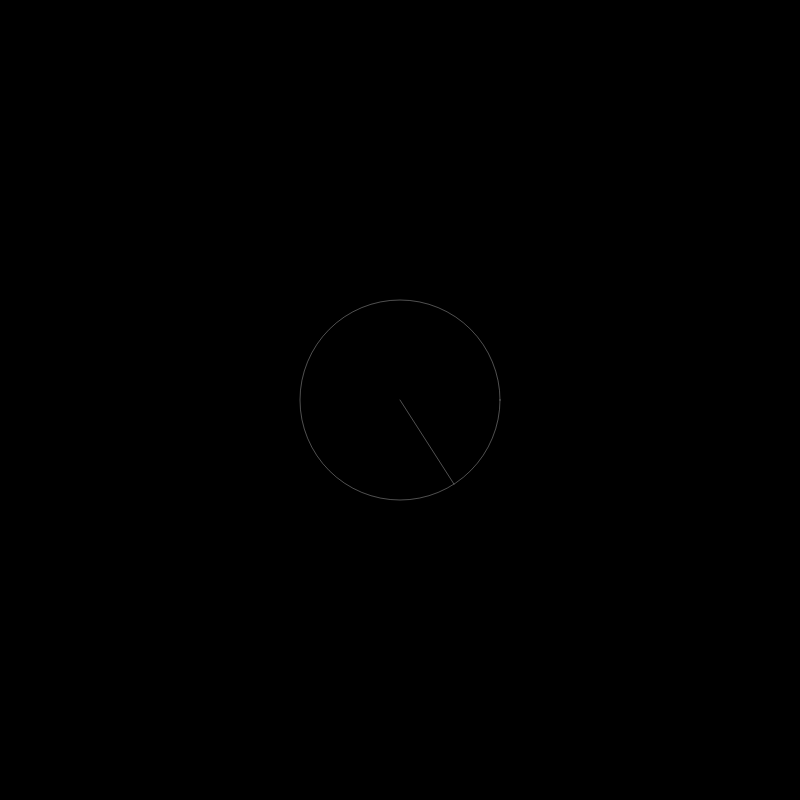
Frame 1 (no input)
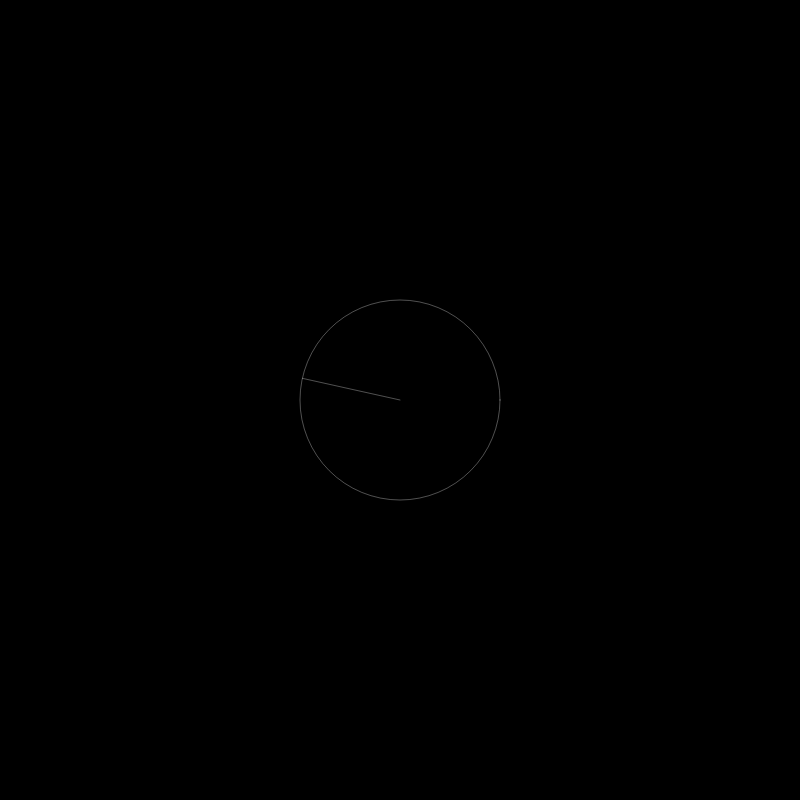
Frame 60 (no input)
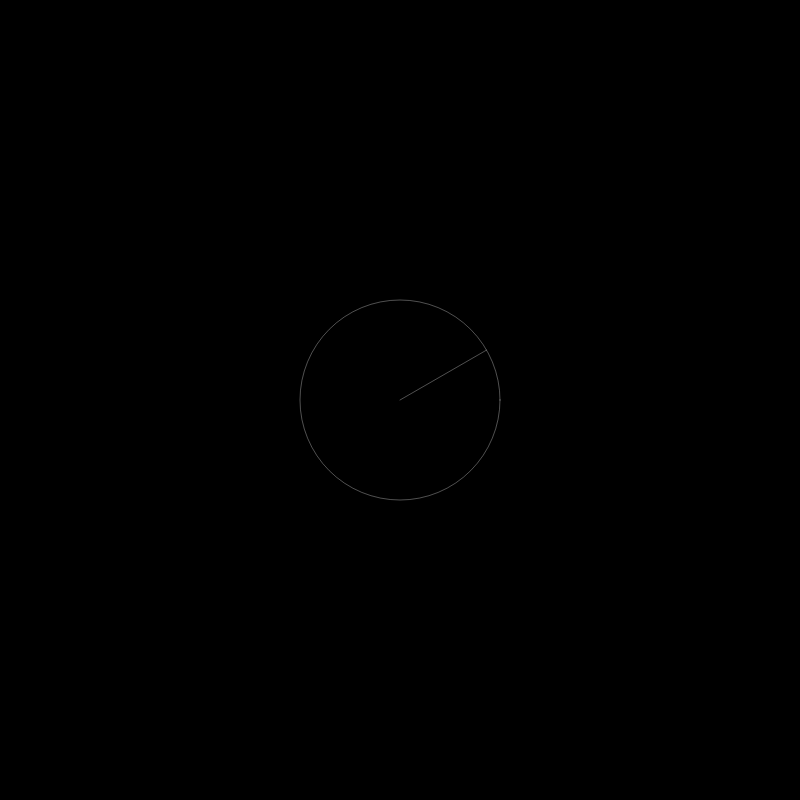
Frame 120 (the mouse pressed at the canvas centre since frame 60)

The p5.js sketch that drew these frames (run headless with seeded random() and noise() and a simulated clock; from frame 60 on, the mouse is pressed at the canvas centre):

// p5.js sketch
// ── sketch.js
let r;

function setup() {
	createCanvas(800,800);

	r = new Rotator(createVector(400, 400), 100, 4, 1);
}
   
function draw() {
	background(0);
	r.update(0.01);
	r.draw();
}

/**
 * Performs the Discrete Fourier Transformation (DFT) on an array of complex numbers.
 *
 * @param {Complex[]} x - The input array of complex numbers.
 * @returns {Object[]} - An array of objects representing the Fourier transform results.
 */
function dft(x) {
    let X = [];
    let N = x.length;

    for (let k = 0; k < N; k++) {
        let sum = new Complex(0, 0);
        for (let n = 0; n < N; n++) {
            let phi = (2.0 * PI * k * n) / N;
            let c = new Complex(cos(phi), -sin(phi));
            sum.add(x[n].mult(c));
        }
        sum.re = sum.re / N;
        sum.im = sum.im / N;

        let rps = k;
        let radius = sqrt(sum.re * sum.re + sum.im * sum.im);
        let startAtAngle = atan2(sum.im, sum.re);

        let f = {
            rel: sum.re,
            img: sum.im,
            radius: radius,
            rps: rps,
            startAtAngle: startAtAngle
        };

        X.push(f);
    }

    return X;
}
// ── complex.js
/**
 * Represents a complex number.
 * @class
 */
class Complex {
	/**
	 * Creates a new Complex instance.
	 * @constructor
	 * @param {number} re - The real part of the complex number.
	 * @param {number} im - The imaginary part of the complex number.
	 */
	constructor(re, im) {
		this.re = re;
		this.im = im;
	}

	/**
	 * Adds a complex number to the current complex number.
	 * @param {Complex} c - The complex number to be added.
	 */
	add(c) {
		this.re += c.re;
		this.im += c.im;
	}

	/**
	 * Multiplies the current complex number with another complex number.
	 * @param {Complex} c - The complex number to be multiplied with.
	 * @returns {Complex} The result of the multiplication.
	 */
	mult(c) {
		let re = this.re * c.re - this.im * c.im;
		let im = this.re * c.im + this.im * c.re;
		return new Complex(re, im);
	}
}
// ── patternsPath.js
let rabbitPath = 
[[591.7699890136719,329.3479919433594],[590.2604675292969,326.5184860229492],[588.641357421875,323.75],[586.9426422119141,321.02953338623047],[585.1834564208984,318.34765625],[583.3733673095703,315.69981384277344],[581.5234985351562,313.0796661376953],[579.6408538818359,310.48291015625],[577.72607421875,307.90977478027344],[575.7872161865234,305.35469818115234],[573.8194732666016,302.8218688964844],[571.8346557617188,300.30240631103516],[569.8339538574219,297.7955093383789],[567.8083953857422,295.3085708618164],[565.7680511474609,292.83385467529297],[563.7158050537109,290.36898040771484],[561.6414489746094,287.9225540161133],[559.5553741455078,285.48626708984375],[557.45849609375,283.0591812133789],[555.3407897949219,280.6502685546875],[553.2141571044922,278.24927520751953],[551.0742950439453,275.86000061035156],[548.9178619384766,273.4857177734375],[546.7528228759766,271.1192855834961],[544.5710754394531,268.7681884765625],[542.3762817382812,266.42933654785156],[540.1725158691406,264.0989303588867],[537.9481506347656,261.7881164550781],[535.7129821777344,259.48780822753906],[533.4664611816406,257.1985549926758],[531.1979217529297,254.93113708496094],[528.91748046875,252.6757583618164],[526.6234436035156,250.43408966064453],[524.3042755126953,248.21851348876953],[521.9732055664062,246.01543426513672],[519.6181030273438,243.8380126953125],[517.2401580810547,241.68560791015625],[514.8374481201172,239.56092071533203],[512.4067687988281,237.46823120117188],[509.94285583496094,235.41490936279297],[507.4425048828125,233.4061737060547],[504.8976593017578,231.45410919189453],[502.2972869873047,229.57684326171875],[499.62596130371094,227.8023681640625],[496.8600158691406,226.17980194091797],[494.005126953125,224.71907806396484],[492.4542236328125,222.76978302001953],[493.3587646484375,219.6925811767578],[494.2080535888672,216.59967803955078],[495.0008544921875,213.49182891845703],[495.7376251220703,210.37022399902344],[496.4179992675781,207.23583602905273],[497.0414733886719,204.08963775634766],[497.6075897216797,200.93260192871094],[498.1161193847656,197.76580429077148],[498.56610107421875,194.59012603759766],[498.95703125,191.40666580200195],[499.2895965576172,188.21659088134766],[499.5637969970703,185.02098846435547],[499.77976989746094,181.8209342956543],[499.9376983642578,178.61745834350586],[500.0366668701172,175.41159057617188],[500.0749816894531,172.20445251464844],[500.0567169189453,168.99714279174805],[499.97862243652344,165.7907371520996],[499.8399200439453,162.58635711669922],[499.6393280029297,159.38529586791992],[499.3736877441406,156.18892669677734],[499.04290771484375,152.9986572265625],[498.6464385986328,149.81591796875],[498.1836395263672,146.64212799072266],[497.64942932128906,143.47958755493164],[497.0465087890625,140.32939529418945],[496.3722229003906,137.1937713623047],[495.62547302246094,134.07454681396484],[494.80511474609375,130.97391891479492],[493.91197204589844,127.8934326171875],[492.941650390625,124.83636093139648],[491.8961639404297,121.80426025390625],[490.77276611328125,118.80022048950195],[489.57305908203125,115.82576942443848],[488.2981872558594,112.88284683227539],[486.94371032714844,109.97564125061035],[485.51109313964844,107.1062126159668],[484.00340270996094,104.27544212341309],[482.4127197265625,101.49038505554199],[480.74449157714844,98.75120162963867],[478.99830627441406,96.06103897094727],[477.1732940673828,93.42366790771484],[475.2691345214844,90.84291648864746],[473.2859191894531,88.32233810424805],[471.2212677001953,85.86808967590332],[469.0752716064453,83.48458290100098],[466.8439483642578,81.18081283569336],[464.5218505859375,78.96859550476074],[462.0974884033203,76.86943435668945],[459.59356689453125,76.61359596252441],[457.2286682128906,78.77967643737793],[454.96617126464844,81.05272483825684],[452.7924346923828,83.410888671875],[450.7007293701172,85.8421688079834],[448.6882629394531,88.33944702148438],[446.7515563964844,90.89595985412598],[444.89280700683594,93.50970458984375],[443.10894775390625,96.17512512207031],[441.399658203125,98.88905143737793],[439.7674102783203,101.64996147155762],[438.20945739746094,104.45331764221191],[436.7238311767578,107.29573822021484],[435.31373596191406,110.17643356323242],[433.9795837402344,113.09296607971191],[432.71583557128906,116.04079818725586],[431.53123474121094,119.0212287902832],[430.4161682128906,122.02840423583984],[429.37672424316406,125.06249618530273],[428.4069061279297,128.1197052001953],[427.51197814941406,131.19968795776367],[426.68983459472656,134.2998809814453],[425.93695068359375,137.41759490966797],[425.2569885253906,140.55206298828125],[424.6441345214844,143.70033264160156],[424.1025085449219,146.86159133911133],[423.6273498535156,150.03357315063477],[423.2179260253906,153.2146759033203],[422.87652587890625,156.40382385253906],[422.59893798828125,159.59916305541992],[422.38438415527344,162.79930877685547],[422.2317657470703,166.00309371948242],[422.1401672363281,169.20909881591797],[422.1084899902344,172.41635131835938],[422.1365509033203,175.62362670898438],[422.2233428955078,178.82983779907227],[422.36895751953125,182.03382873535156],[422.5735321044922,185.2347068786621],[422.8368835449219,188.43122482299805],[423.15892028808594,191.62240982055664],[423.5394592285156,194.8071403503418],[423.97813415527344,197.9843635559082],[424.4759979248047,201.1528663635254],[425.0315399169922,204.3117904663086],[425.64393615722656,207.46017456054688],[426.31263732910156,210.5970230102539],[427.0419464111328,213.72032165527344],[427.82257080078125,216.83119201660156],[428.6573944091797,219.92789459228516],[426.43609619140625,221.17088317871094],[423.33245849609375,221.9792251586914],[420.2674560546875,222.92340850830078],[417.25184631347656,224.01485443115234],[416.0932922363281,221.78826904296875],[415.3740539550781,218.66261291503906],[414.6000213623047,215.550048828125],[413.77064514160156,212.45174407958984],[412.8838195800781,209.36940383911133],[411.9427490234375,206.30322265625],[410.9480285644531,203.25402450561523],[409.8970947265625,200.22369766235352],[408.7903137207031,197.21339797973633],[407.6314392089844,194.22271347045898],[406.4159393310547,191.25463104248047],[405.1468811035156,188.3090362548828],[403.82579803466797,185.3863182067871],[402.44820404052734,182.48992156982422],[401.02210998535156,179.6170883178711],[399.53822326660156,176.77359771728516],[398.0080337524414,173.95481491088867],[396.42073822021484,171.16774368286133],[394.7879638671875,168.40710830688477],[393.1019515991211,165.6786651611328],[391.3668670654297,162.9811782836914],[389.5816116333008,160.31658172607422],[387.7457046508789,157.68659210205078],[385.85884857177734,155.0929718017578],[383.91934967041016,152.53850173950195],[381.9273223876953,150.0246925354004],[379.8836364746094,147.5527687072754],[377.7881317138672,145.12458419799805],[375.63790130615234,142.7447738647461],[373.4363784790039,140.41229629516602],[371.18115997314453,138.13176345825195],[368.87439727783203,135.90331268310547],[366.51407623291016,133.73172760009766],[364.1027603149414,131.61688232421875],[361.6402893066406,129.56178665161133],[359.1236877441406,127.57350158691406],[356.5614242553711,125.64446258544922],[353.9477081298828,123.78590774536133],[351.2879867553711,121.99345397949219],[348.5788269042969,120.27685165405273],[345.82647705078125,118.63042449951172],[343.02787017822266,117.06378555297852],[340.18616485595703,115.57684898376465],[337.30360412597656,114.1707878112793],[334.3811950683594,112.8494701385498],[331.42047119140625,111.6164608001709],[328.4233093261719,110.4749526977539],[325.39186096191406,109.42770957946777],[322.3268356323242,108.48329734802246],[319.2312545776367,107.64458847045898],[316.1061706542969,106.92376518249512],[312.95318603515625,106.33728981018066],[309.7734909057617,105.92230987548828],[308.5338668823242,108.56281089782715],[307.74058532714844,111.67020225524902],[307.07861328125,114.80829811096191],[306.5319519042969,117.96863555908203],[306.09075927734375,121.14537811279297],[305.7480773925781,124.33429718017578],[305.5003128051758,127.53193664550781],[305.3460693359375,130.73551559448242],[305.28356170654297,133.94226455688477],[305.3104782104492,137.1494140625],[305.42420959472656,140.35465240478516],[305.62162017822266,143.55573654174805],[305.90145111083984,146.75083541870117],[306.2688522338867,149.93696212768555],[306.7113494873047,153.11355590820312],[307.23986053466797,156.2769317626953],[307.8396911621094,159.42761611938477],[308.5244140625,162.56093978881836],[309.27832794189453,165.6783676147461],[310.1069030761719,168.77678680419922],[311.00828552246094,171.8548812866211],[311.9825897216797,174.91064834594727],[313.0245056152344,177.94404220581055],[314.1352005004883,180.9529571533203],[315.31011962890625,183.93733596801758],[316.5514831542969,186.89471817016602],[317.8539581298828,189.82573318481445],[319.21656036376953,192.7292938232422],[320.6402053833008,195.60332870483398],[322.12059020996094,198.44863891601562],[323.65625,201.26443481445312],[325.24571990966797,204.0503044128418],[326.88746643066406,206.8056182861328],[328.5793151855469,209.53049087524414],[330.3254089355469,212.2208480834961],[332.11512756347656,214.88235473632812],[333.9523162841797,217.51140594482422],[335.8408432006836,220.10367584228516],[337.7770233154297,222.66069793701172],[339.75838470458984,225.18279266357422],[341.7840576171875,227.6694564819336],[343.85438537597656,230.1190185546875],[345.9732360839844,232.52692413330078],[348.13356018066406,234.89752197265625],[350.3343963623047,237.2305145263672],[352.57970428466797,239.52082061767578],[354.8661651611328,241.77008819580078],[357.1900939941406,243.98069763183594],[359.5559997558594,246.1461944580078],[361.95914459228516,248.2703094482422],[364.39847564697266,250.35281372070312],[366.87664794921875,252.3890380859375],[369.38736724853516,254.3848419189453],[371.93582916259766,256.3320541381836],[374.5155334472656,258.23795318603516],[377.1300506591797,260.0958557128906],[379.77567291259766,261.9091262817383],[380.2614059448242,264.4087448120117],[379.2581253051758,267.4549331665039],[378.3556442260742,270.53247833251953],[377.5529327392578,273.6376037597656],[376.54198455810547,275.9610290527344],[373.95740509033203,274.061767578125],[371.33851623535156,272.2102737426758],[368.6892776489258,270.4023132324219],[366.01016998291016,268.63877868652344],[363.29949951171875,266.92417907714844],[360.5614318847656,265.25389099121094],[357.79610443115234,263.62899017333984],[355.0023498535156,262.05355072021484],[352.18383026123047,260.52278900146484],[349.34033966064453,259.0390625],[346.47171783447266,257.60445404052734],[343.5809631347656,256.2149124145508],[340.6670455932617,254.87460327148438],[337.7315216064453,253.5821762084961],[334.7765197753906,252.33513641357422],[331.8000030517578,251.1402130126953],[328.8056106567383,249.9910888671875],[325.7929992675781,248.89035034179688],[322.7626724243164,247.8396453857422],[319.7168731689453,246.83441925048828],[316.6542510986328,245.8817901611328],[313.57762145996094,244.9754409790039],[310.48680114746094,244.11843872070312],[307.38268280029297,243.31117248535156],[304.2667999267578,242.55030059814453],[301.1385803222656,241.8422088623047],[298.00047302246094,241.1793441772461],[294.85176849365234,240.56903076171875],[291.69429779052734,240.00513458251953],[288.52831268310547,239.49168395996094],[285.35486602783203,239.02664184570312],[282.17455291748047,238.61019134521484],[278.98822021484375,238.24365997314453],[275.79676055908203,237.92427825927734],[272.6006317138672,237.65579986572266],[269.4009552001953,237.4333724975586],[266.19823455810547,237.26239776611328],[262.9933166503906,237.1367645263672],[259.7867736816406,237.06246948242188],[256.5794982910156,237.03326416015625],[253.37222290039062,237.05416107177734],[250.16551971435547,237.12229919433594],[246.96021270751953,237.2377471923828],[243.75696563720703,237.4018096923828],[240.5567169189453,237.61579132080078],[237.3601531982422,237.87763214111328],[234.16777801513672,238.1874237060547],[230.98041534423828,238.54539489746094],[227.79898071289062,238.95301055908203],[224.6243896484375,239.41040802001953],[221.45712280273438,239.9162368774414],[218.29793548583984,240.47056579589844],[215.14776611328125,241.0734634399414],[212.0073013305664,241.7249526977539],[208.87757110595703,242.4266815185547],[205.7593879699707,243.1776885986328],[202.65325546264648,243.97735595703125],[199.56007766723633,244.8256378173828],[196.48064422607422,245.7225112915039],[193.41581344604492,246.66797637939453],[190.36626052856445,247.6619873046875],[187.3331184387207,248.70475006103516],[184.31756591796875,249.79711151123047],[181.31982040405273,250.937744140625],[178.34088897705078,252.12653350830078],[175.38156127929688,253.36341094970703],[172.44278717041016,254.6481704711914],[169.52527618408203,255.9807891845703],[166.6301155090332,257.3610153198242],[163.75803756713867,258.78878021240234],[160.90998077392578,260.26392364501953],[158.08692932128906,261.78614807128906],[155.28955841064453,263.35538482666016],[152.51903533935547,264.9713821411133],[149.77617263793945,266.6339569091797],[147.06220626831055,268.3432922363281],[144.37774276733398,270.0986328125],[141.7237319946289,271.8997039794922],[139.10124969482422,273.7461624145508],[136.5110740661621,275.63782501220703],[133.95432662963867,277.5743942260742],[131.43195724487305,279.55541229248047],[128.94482421875,281.5807876586914],[126.49418640136719,283.6498794555664],[124.0807876586914,285.7625503540039],[121.70587539672852,287.91825103759766],[119.37041091918945,290.1165466308594],[117.07534408569336,292.35711669921875],[114.82181358337402,294.6394805908203],[112.61096382141113,296.96297454833984],[110.44364166259766,299.3273696899414],[108.32108879089355,301.7319107055664],[106.24425506591797,304.17616271972656],[104.21463966369629,306.6596908569336],[102.23312950134277,309.1818313598633],[100.30073165893555,311.74169158935547],[98.41848754882812,314.3386764526367],[96.58749580383301,316.97203063964844],[94.8088321685791,319.6410446166992],[93.08357810974121,322.3448028564453],[91.41278648376465,325.0825729370117],[89.79749870300293,327.8534622192383],[88.23876762390137,330.65660095214844],[86.73761749267578,333.49095916748047],[85.2950496673584,336.3556213378906],[83.91205406188965,339.2494888305664],[81.36247634887695,338.3007049560547],[78.4245662689209,337.02017974853516],[75.34242630004883,336.14131927490234],[72.17083930969238,335.680419921875],[68.96617317199707,335.6442565917969],[65.78852081298828,336.0579833984375],[62.7011079788208,336.9164047241211],[59.76175308227539,338.19317626953125],[57.02180004119873,339.85572814941406],[54.51909160614014,341.85791778564453],[52.28860950469971,344.15955352783203],[50.35952186584473,346.71923065185547],[48.75661659240723,349.49485778808594],[47.507439613342285,352.4465866088867],[46.635751724243164,355.5309295654297],[46.16054439544678,358.700439453125],[46.09630298614502,361.90478515625],[46.444878578186035,365.0908203125],[47.1975736618042,368.20629119873047],[48.33279609680176,371.2036590576172],[49.826873779296875,374.03934478759766],[51.65667533874512,376.67089080810547],[53.796199798583984,379.05751037597656],[56.21558380126953,381.1597442626953],[58.88578510284424,382.9321594238281],[61.7672758102417,384.3347930908203],[64.81360721588135,385.3293991088867],[67.97021389007568,385.8812789916992],[70.30981826782227,386.7193069458008],[69.66868019104004,389.8616943359375],[68.93685340881348,392.98451232910156],[68.27935028076172,396.1232147216797],[67.85022258758545,399.3010559082031],[67.52255821228027,402.4916687011719],[67.22851657867432,405.6855773925781],[66.96018409729004,408.88177490234375],[66.71617031097412,412.0799865722656],[66.49047565460205,415.2792510986328],[66.28178405761719,418.4798889160156],[66.10206604003906,421.68231201171875],[65.92971229553223,424.8851013183594],[65.78457260131836,428.0892639160156],[65.6591567993164,431.29425048828125],[65.55368518829346,434.4999237060547],[65.46838665008545,437.70619201660156],[65.40351581573486,440.9130554199219],[65.35973644256592,444.12010192871094],[65.33951473236084,447.3274230957031],[65.34146881103516,450.5348815917969],[65.3660078048706,453.74220275878906],[65.41356658935547,456.94920349121094],[65.48463726043701,460.1558380126953],[65.57974052429199,463.3617858886719],[65.699462890625,466.56700134277344],[65.85152912139893,469.7708435058594],[66.03086376190186,472.9731750488281],[66.23815059661865,476.1738586425781],[66.47433662414551,479.3724822998047],[66.74048614501953,482.5687713623047],[67.04250717163086,485.7619934082031],[67.37931251525879,488.95164489746094],[67.75214958190918,492.1373596191406],[68.16603088378906,495.3179473876953],[68.62011528015137,498.4929962158203],[69.1154899597168,501.661865234375],[69.66064643859863,504.8225402832031],[70.25278091430664,507.9748840332031],[70.89495468139648,511.11729431152344],[71.59684371948242,514.2468872070312],[72.35667419433594,517.3629302978516],[73.17879486083984,520.463134765625],[74.07027816772461,523.5440673828125],[75.03800773620605,526.6017913818359],[76.08480453491211,529.6333770751953],[77.2175407409668,532.6338806152344],[78.44383811950684,535.5973510742188],[79.77213668823242,538.5165100097656],[81.21095085144043,541.3828430175781],[82.77131843566895,544.1848602294922],[84.46222305297852,546.9099731445312],[86.29362106323242,549.5425262451172],[88.27486801147461,552.0641174316406],[90.41377449035645,554.4533233642578],[92.71863746643066,556.6825866699219],[95.1885757446289,558.7272338867188],[97.82182693481445,560.5565490722656],[100.60636901855469,562.14599609375],[103.5261287689209,563.4703063964844],[106.55622100830078,564.5181274414062],[109.67014694213867,565.2814025878906],[112.83970832824707,565.7648468017578],[116.03869247436523,565.9819183349609],[119.2460708618164,566],[122.45352935791016,566],[125.6609878540039,566],[128.86844635009766,566],[132.0759048461914,566],[135.28336334228516,566],[138.4908218383789,566],[141.69818878173828,566],[144.90564727783203,566],[148.11310577392578,566],[151.32056427001953,566],[154.52802276611328,566],[157.73548126220703,566],[160.94293975830078,566],[164.15039825439453,566],[167.35785675048828,566],[170.56522369384766,566],[173.7726821899414,566],[176.98014068603516,566],[180.1875991821289,566],[183.39505767822266,566],[186.6025161743164,566],[189.80997467041016,566],[193.0174331665039,566],[196.22489166259766,566],[199.4323501586914,566],[202.63980865478516,566],[205.8472671508789,566],[209.05472564697266,566],[212.2621841430664,566],[215.4694595336914,566],[218.67691802978516,566],[221.8843765258789,566],[225.09183502197266,566],[228.2992935180664,566],[231.50675201416016,566],[234.7142105102539,566],[237.92166900634766,566],[241.1291275024414,566],[244.33658599853516,566],[247.5440444946289,566],[250.75150299072266,566],[253.9589614868164,566],[257.16641998291016,566],[260.3738784790039,566],[263.58133697509766,566],[266.7887954711914,566],[269.9960708618164,566],[273.20352935791016,566],[276.4109878540039,566],[279.61844635009766,566],[282.8259048461914,566],[286.03336334228516,566],[289.2408218383789,566],[292.44828033447266,566],[295.6557388305664,566],[298.86319732666016,566],[301.78990936279297,565.7254333496094],[301.53880310058594,562.5300598144531],[300.89134216308594,559.3909454345703],[299.8447799682617,556.3616485595703],[298.42049407958984,553.4902801513672],[296.6596145629883,550.8119049072266],[294.613525390625,548.3438720703125],[292.3353271484375,546.0879669189453],[289.8726501464844,544.0348968505859],[287.2615203857422,542.1733551025391],[284.53592681884766,540.4836578369141],[281.7188262939453,538.9510650634766],[278.8283004760742,537.5613861083984],[275.88021087646484,536.2988739013672],[272.88524627685547,535.1517639160156],[269.8517379760742,534.1103515625],[266.78643798828125,533.1665344238281],[263.69532012939453,532.3108367919922],[260.5830307006836,531.5363464355469],[257.45279693603516,530.8370208740234],[254.3079605102539,530.2078247070312],[251.1501922607422,529.6450958251953],[247.98157501220703,529.1478729248047],[244.8044204711914,528.7094268798828],[241.6198272705078,528.3272857666016],[238.4293975830078,527.9993896484375],[235.23365783691406,527.7265167236328],[232.0339584350586,527.5060577392578],[228.8310775756836,527.3359527587891],[225.62581634521484,527.2159271240234],[222.41925048828125,527.1461639404297],[219.21195220947266,527.1272583007812],[218.99254608154297,526.5523071289062],[221.93985748291016,525.2873229980469],[224.85343170166016,523.9463500976562],[227.7309799194336,522.5294342041016],[230.57101440429688,521.0390930175781],[233.3717269897461,519.4761505126953],[236.13140106201172,517.8416595458984],[238.8480453491211,516.1369018554688],[241.5191879272461,514.3614196777344],[244.14373016357422,512.5177764892578],[246.72000122070312,510.6073913574219],[249.24644470214844,508.63145446777344],[251.7210464477539,506.5915222167969],[254.1427764892578,504.4883728027344],[256.5084762573242,502.32264709472656],[258.81764221191406,500.09690856933594],[261.0689926147461,497.81239318847656],[263.2607650756836,495.47088623046875],[265.39160919189453,493.0735778808594],[267.45994567871094,490.62229919433594],[269.4632797241211,488.1174621582031],[271.4009704589844,485.561767578125],[273.27210235595703,482.95672607421875],[275.0751647949219,480.3041229248047],[276.8087844848633,477.6058807373047],[278.4720001220703,474.8633270263672],[280.0617446899414,472.0777893066406],[281.5785217285156,469.25169372558594],[283.0212097167969,466.38714599609375],[284.38871002197266,463.48597717285156],[285.6800842285156,460.5502471923828],[286.8929748535156,457.58119201660156],[288.02735900878906,454.58119201660156],[289.0830307006836,451.5525360107422],[290.0593490600586,448.49737548828125],[290.9551467895508,445.4176788330078],[291.76831817626953,442.315185546875],[292.5004653930664,439.1925048828125],[293.1512908935547,436.0519714355469],[293.7195587158203,432.89537048339844],[294.2040786743164,429.7248992919922],[294.6068878173828,426.5428466796875],[294.9281005859375,423.3516845703125],[295.1642608642578,420.15306091308594],[295.31932830810547,416.9495391845703],[295.39344024658203,413.7429504394531],[295.3832321166992,410.5356750488281],[295.2925720214844,407.32977294921875],[295.12013244628906,404.12721252441406],[294.86561584472656,400.9300308227539],[294.5290222167969,397.7404251098633],[294.1103057861328,394.5605697631836],[293.60731506347656,391.39305114746094],[293.02174377441406,388.23954010009766],[292.35462188720703,385.1023483276367],[291.60636138916016,381.98365020751953],[290.77732849121094,378.8852310180664],[289.86649322509766,375.80999755859375],[288.87445068359375,372.760009765625],[287.80360412597656,369.73675537109375],[286.6547546386719,366.74227142333984],[285.4286117553711,363.77848052978516],[284.12281799316406,360.8490905761719],[282.7417678833008,357.95435333251953],[281.28651428222656,355.09619140625],[279.7581787109375,352.2764358520508],[278.15440368652344,349.4989776611328],[276.4797668457031,346.7637939453125],[274.73536682128906,344.0721664428711],[272.9224395751953,341.42638397216797],[271.03919982910156,338.8301086425781],[269.0904083251953,336.2828826904297],[267.07718658447266,333.78612518310547],[264.9998550415039,331.3423080444336],[262.85880279541016,328.9542236328125],[260.6576919555664,326.6214370727539],[258.39794158935547,324.3454818725586],[256.07911682128906,322.1295852661133],[253.70355224609375,319.9747085571289],[251.2739486694336,317.8810119628906],[248.7917709350586,315.8498001098633],[246.25635528564453,313.88549041748047],[243.6713638305664,311.9868698120117],[241.03894805908203,310.15494537353516],[238.3602066040039,308.39093017578125],[235.63525390625,306.69940185546875],[232.86795806884766,305.07823181152344],[230.05978393554688,303.52842712402344],[227.21267700195312,302.0516586303711],[224.3269805908203,300.65179443359375],[221.4061737060547,299.32666015625],[218.4523162841797,298.0772399902344],[215.46717071533203,296.90442657470703],[212.4515838623047,295.8122253417969],[209.40856552124023,294.79866790771484],[206.34040451049805,293.86414337158203],[203.24921798706055,293.00931549072266],[200.13673400878906,292.23514556884766],[197.00460052490234,291.54449462890625],[193.85564422607422,290.9349822998047],[190.69218826293945,290.4069290161133],[187.51617813110352,289.96058654785156],[184.32969665527344,289.5960922241211],[181.1973114013672,289.3137435913086],[184.3982925415039,289.1140899658203],[187.60362243652344,289.00260162353516],[190.81085205078125,288.9687271118164],[194.01772689819336,289.0124206542969],[197.2226448059082,289.13807678222656],[200.42323684692383,289.3459701538086],[203.6174087524414,289.6363067626953],[206.80299758911133,290.0091323852539],[209.97786331176758,290.4644241333008],[213.13976287841797,291.00206756591797],[216.2864990234375,291.62176513671875],[219.4160919189453,292.3232421875],[222.52648162841797,293.10608673095703],[225.6153106689453,293.9697723388672],[228.68061065673828,294.9137268066406],[231.71995544433594,295.93712615966797],[234.73153686523438,297.04063415527344],[237.7128143310547,298.22308349609375],[240.66246032714844,299.4827575683594],[243.5783462524414,300.8186492919922],[246.45852661132812,302.2297058105469],[249.30128479003906,303.7150115966797],[252.10458374023438,305.27333068847656],[254.86634063720703,306.9040222167969],[257.5840377807617,308.60731506347656],[260.25687408447266,310.3800277709961],[262.8832244873047,312.2209930419922],[265.4613265991211,314.1288604736328],[267.9896240234375,316.1023483276367],[270.46649169921875,318.14015197753906],[272.8887023925781,320.2424774169922],[275.25582122802734,322.40655517578125],[277.5667266845703,324.63062286376953],[279.8197708129883,326.91307830810547],[282.0137176513672,329.2526168823242],[284.14707946777344,331.6476593017578],[286.21692657470703,334.09765625],[288.2224349975586,336.6006393432617],[290.1629409790039,339.1542510986328],[292.0372314453125,341.7569351196289],[293.84391021728516,344.4068603515625],[295.5818328857422,347.1025619506836],[297.2492370605469,349.84239196777344],[298.84342193603516,352.6253890991211],[300.3651885986328,355.44869232177734],[301.81339263916016,358.31056213378906],[303.18677520751953,361.20875549316406],[304.48460388183594,364.14180755615234],[305.7057800292969,367.1075668334961],[306.849365234375,370.10413360595703],[307.912841796875,373.1299743652344],[308.89669036865234,376.18238830566406],[309.8007507324219,379.25968170166016],[310.6242904663086,382.35938262939453],[311.36680603027344,385.4795227050781],[312.02781677246094,388.6180419921875],[312.6069564819336,391.7726516723633],[313.1038360595703,394.9410858154297],[313.5184326171875,398.1215362548828],[313.8505630493164,401.3115997314453],[314.1003189086914,404.50917053222656],[314.2677688598633,407.7121887207031],[314.3531188964844,410.91831970214844],[314.35760498046875,414.1257781982422],[314.2875213623047,417.332275390625],[314.1417007446289,420.53639221191406],[313.9205780029297,423.73602294921875],[313.6221160888672,426.9294738769531],[313.2430648803711,430.1144104003906],[312.7846145629883,433.28858947753906],[312.24536895751953,436.45018005371094],[311.62420654296875,439.5968017578125],[310.9194564819336,442.72584533691406],[310.1303176879883,445.8345184326172],[309.25699615478516,448.9206237792969],[308.29901123046875,451.9816436767578],[307.2562026977539,455.0145568847656],[306.1282043457031,458.01702880859375],[304.91522216796875,460.9861297607422],[303.6175765991211,463.91920471191406],[302.23563385009766,466.81341552734375],[300.77005767822266,469.6663818359375],[299.2218551635742,472.4751281738281],[297.5918731689453,475.23741149902344],[295.8814392089844,477.95062255859375],[294.0919952392578,480.61224365234375],[292.22509765625,483.2201690673828],[290.28246307373047,485.77215576171875],[288.2659912109375,488.2661895751953],[286.17760467529297,490.700439453125],[284.01959228515625,493.0730285644531],[281.7939682006836,495.3824920654297],[279.50318145751953,497.6272277832031],[277.1496124267578,499.80604553222656],[274.7356185913086,501.9178924560547],[272.2637405395508,503.9616241455078],[269.73656463623047,505.9365539550781],[267.1565399169922,507.8419494628906],[264.52398681640625,509.6739196777344],[261.8481750488281,511.4418487548828],[259.1224899291992,513.1324615478516],[256.3583984375,514.7589874267578],[253.5499725341797,516.3080596923828],[250.7062530517578,517.7911682128906],[247.82588958740234,519.2014923095703],[244.91204071044922,520.5414123535156],[241.96859741210938,521.8153228759766],[241.022216796875,522.6256103515625],[244.2295379638672,522.6428680419922],[247.43594360351562,522.7221069335938],[250.64026641845703,522.8631439208984],[253.84115600585938,523.0663452148438],[257.0376281738281,523.3318939208984],[260.2281265258789,523.6606597900391],[263.4113006591797,524.0539245605469],[266.5855712890625,524.5137481689453],[269.7488784790039,525.0424652099609],[272.89955139160156,525.6429138183594],[276.0348663330078,526.3185272216797],[279.152099609375,527.0732421875],[282.2479782104492,527.9115905761719],[285.3182678222656,528.8386077880859],[288.3582992553711,529.8601989746094],[291.3623962402344,530.9828643798828],[294.3238983154297,532.2140197753906],[297.2316589355469,533.5669860839844],[300.07714080810547,535.0461578369141],[302.8487854003906,536.6594085693359],[305.5269088745117,538.4234924316406],[308.0934753417969,540.34619140625],[310.5243377685547,542.4375762939453],[312.79134368896484,544.7053833007812],[314.86290740966797,547.1527252197266],[316.7052459716797,549.7765350341797],[318.2857894897461,552.56591796875],[319.57615661621094,555.5005493164062],[321.71739196777344,556.3453979492188],[324.75291442871094,555.3092498779297],[327.7706069946289,554.2226104736328],[330.7698059082031,553.0859832763672],[333.7494583129883,551.8993682861328],[336.7090377807617,550.6631774902344],[339.6476745605469,549.3777313232422],[342.56422424316406,548.0433044433594],[345.4582061767578,546.6602630615234],[348.3285217285156,545.2289276123047],[351.1743698120117,543.7497100830078],[353.9950408935547,542.2228851318359],[356.78975677490234,540.6487731933594],[359.5573959350586,539.0279693603516],[362.2973175048828,537.3606109619141],[365.0087203979492,535.6471099853516],[367.69071197509766,533.8880157470703],[370.34242248535156,532.0835571289062],[372.9628677368164,530.2343292236328],[375.55152130126953,528.3404693603516],[378.10726165771484,526.4026184082031],[380.62937927246094,524.4210052490234],[383.1167297363281,522.3963165283203],[385.5686721801758,520.3286895751953],[387.98424530029297,518.2187652587891],[390.36246490478516,516.0667266845703],[392.7017288208008,513.8723449707031],[395.0018081665039,511.6369934082031],[397.2618103027344,509.3609924316406],[399.48075103759766,507.04493713378906],[401.65750885009766,504.68951416015625],[403.78887939453125,503.89955139160156],[405.8972930908203,506.3166809082031],[408.0057067871094,508.7337646484375],[410.11412048339844,511.15089416503906],[412.2224884033203,513.5679779052734],[414.3309020996094,515.985107421875],[416.43931579589844,518.4022369384766],[418.5477294921875,520.8193206787109],[420.6560974121094,523.2364501953125],[422.76441955566406,525.6533966064453],[424.87278747558594,528.0705261230469],[426.981201171875,530.4876556396484],[429.08961486816406,532.9047393798828],[431.1980285644531,535.3218688964844],[433.306396484375,537.7389526367188],[435.41481018066406,540.1560821533203],[437.5232238769531,542.5732116699219],[439.6316375732422,544.9902954101562],[441.74005126953125,547.4074249267578],[443.8484191894531,549.8245086669922],[445.9568328857422,552.2416381835938],[448.06524658203125,554.6587219238281],[450.1736602783203,557.0758514404297],[452.2820739746094,559.4929809570312],[454.39044189453125,561.9100646972656],[456.4988555908203,564.3271942138672],[458.94569396972656,566],[462.15296936035156,566],[465.3604278564453,566],[468.56788635253906,566],[471.7753448486328,566],[474.98280334472656,566],[478.1902618408203,566],[481.39772033691406,566],[484.6051788330078,566],[487.81263732910156,566],[491.0200958251953,566],[494.22755432128906,566],[497.4350128173828,566],[500.64247131347656,566],[503.8499298095703,566],[507.05738830566406,566],[510.2648468017578,566],[513.4723052978516,566],[516.6797637939453,566],[519.8870391845703,566],[523.0944976806641,566],[526.3019561767578,566],[529.5094146728516,566],[530.1218566894531,562.9669952392578],[530.37646484375,559.7708435058594],[530.3387908935547,556.5652618408203],[529.9622344970703,553.3821105957031],[529.2057800292969,550.2677612304688],[528.0360107421875,547.2841491699219],[526.4604339599609,544.4940338134766],[524.5089416503906,541.9522552490234],[522.2371063232422,539.6917266845703],[519.7097473144531,537.7199096679688],[516.9882507324219,536.0251312255859],[514.1230621337891,534.5855102539062],[511.15386962890625,533.3746337890625],[508.10987854003906,532.3658142089844],[505.01177978515625,531.5383148193359],[501.8761901855469,530.864990234375],[498.71253967285156,530.33837890625],[495.5306701660156,529.9362335205078],[492.3358459472656,529.6543884277344],[489.13328552246094,529.4808959960938],[485.9267883300781,529.4107666015625],[482.71978759765625,529.4457855224609],[479.5158996582031,529.5915374755859],[478.1519470214844,527.4509429931641],[477.56761169433594,524.2971343994141],[476.9832763671875,521.1433715820312],[476.39894104003906,517.9896087646484],[475.8146057128906,514.8358001708984],[475.2302703857422,511.6820373535156],[474.64588928222656,508.5282287597656],[474.0615539550781,505.3744659423828],[473.4772644042969,502.22088623046875],[472.89292907714844,499.06707763671875],[472.3085479736328,495.91331481933594],[474.8779296875,494.0845031738281],[477.4857635498047,492.21746826171875],[480.03509521484375,490.2715606689453],[482.5221252441406,488.2463684082031],[484.9413604736328,486.1406555175781],[487.29005432128906,483.9565734863281],[489.564453125,481.69544982910156],[491.76148986816406,479.35874938964844],[493.877685546875,476.9488983154297],[495.9057159423828,474.46429443359375],[497.8467712402344,471.9112548828125],[499.6988830566406,469.2927551269531],[501.4541778564453,466.6085662841797],[503.1174621582031,463.8662414550781],[504.68150329589844,461.06642150878906],[506.150146484375,458.2152862548828],[507.5176696777344,455.3142547607422],[508.78883361816406,452.36973571777344],[509.9595184326172,449.3837432861328],[511.0321502685547,446.3610382080078],[512.0082397460938,443.3061065673828],[512.8875122070312,440.2215118408203],[513.6700592041016,437.1112365722656],[514.3590393066406,433.9788055419922],[514.9555969238281,430.8274230957031],[515.4611511230469,427.6602020263672],[515.8744201660156,424.4798889160156],[516.2047424316406,421.2895965576172],[516.4440612792969,418.09129333496094],[516.6020812988281,414.8879089355469],[516.6761474609375,411.68145751953125],[516.6639709472656,408.47422790527344],[516.5703125,405.2682342529297],[516.3944854736328,402.0659942626953],[516.1346588134766,398.86915588378906],[515.7866668701172,395.6807403564453],[515.3478088378906,392.50374603271484],[514.8031158447266,389.3431625366211],[515.7174987792969,387.4722137451172],[518.9232177734375,387.3754425048828],[522.1242218017578,387.1737976074219],[525.3170776367188,386.8697738647461],[528.4988098144531,386.46561431884766],[531.6665344238281,385.96353912353516],[534.8175964355469,385.36547088623047],[537.9491577148438,384.6731719970703],[541.0589752197266,383.8880844116211],[544.1441650390625,383.01153564453125],[547.2021636962891,382.0444869995117],[550.2303161621094,380.9877395629883],[553.2259216308594,379.84159088134766],[556.1850433349609,378.6051254272461],[559.1051635742188,377.27852630615234],[561.9823913574219,375.86181640625],[564.8135681152344,374.3537826538086],[567.5912780761719,372.7509002685547],[570.3125457763672,371.05323791503906],[572.9693145751953,369.25695037841797],[575.5550384521484,367.35933685302734],[578.0587310791016,365.3552474975586],[580.470458984375,363.2414093017578],[582.7757110595703,361.01182556152344],[584.9562225341797,358.6604309082031],[586.9899291992188,356.1805877685547],[588.8484039306641,353.5676727294922],[590.4965362548828,350.8174285888672],[591.8865814208984,347.92859649658203],[592.9647064208984,344.9093475341797],[593.6669616699219,341.7826614379883],[593.9295806884766,338.5891647338867],[593.7029876708984,335.3935852050781],[592.9675903320312,332.27513885498047],[520.940673828125,321.8834686279297],[517.7740020751953,321.43971252441406],[514.8475189208984,320.153076171875],[512.3764190673828,318.12369537353516],[510.54078674316406,315.50604248046875],[509.4815216064453,312.48921966552734],[509.27598571777344,309.2985153198242],[509.93214416503906,306.1693801879883],[511.4110412597656,303.3344955444336],[513.5993347167969,301.0034942626953],[516.3333740234375,299.34622955322266],[519.4143981933594,298.49259185791016],[522.6116943359375,298.5008773803711],[525.6888275146484,299.36856842041016],[528.4160919189453,301.03704833984375],[530.5942230224609,303.37779998779297],[532.0610809326172,306.21875],[532.7033233642578,309.3505859375],[532.4837341308594,312.54053497314453],[531.4107818603516,315.55184173583984],[529.5629272460938,318.1616439819336],[527.0829010009766,320.179443359375],[524.1497344970703,321.4520263671875]];
// ── rotator.js
/**
 * Represents a Rotator object.
 */
class Rotator {
	/**
	 * Creates a new Rotator.
	 * @param {p5.Vector} pos - The position of the Rotator.
	 * @param {number} length - The length of the Rotator.
	 * @param {number} rps - The rotation speed in revolutions per second.
	 * @param {number} startAtAngle - The starting angle of the Rotator in radians.
	 */
	constructor(pos, length, rps, startAtAngle) {
		this.pos = pos;
		this.length = length;
		this.rps = rps;
		this.startAtAngle = startAtAngle;
		this.t = 0.0;
		this.tail = createVector(this.pos.x + this.length, this.pos.y);
	}

	/**
	 * Updates the Rotator's position based on the elapsed time.
	 * @param {number} dt - The elapsed time in seconds.
	 */
	update(dt) {
		let angle = this.t * this.rps + this.startAtAngle;
		this.tail.x = cos(angle) * this.length + this.pos.x;
		this.tail.y = sin(angle) * this.length + this.pos.y;
		this.t += dt;
	}

	/**
	 * Draws the Rotator on the canvas.
	 */
	draw() {
		stroke(255, 255, 255, 80);
		line(this.pos.x, this.pos.y, this.tail.x, this.tail.y);
		noFill();
		ellipse(this.pos.x, this.pos.y, this.length * 2);
	}

	/**
	 * Sets the position of the Rotator.
	 * @param {p5.Vector} pos - The new position of the Rotator.
	 */
	setPos(pos) {
		this.pos = pos;
	}

	/**
	 * Returns the tail position of the Rotator.
	 * @returns {p5.Vector} - The tail position of the Rotator.
	 */
	getTail() {
		return this.tail;
	}
}
